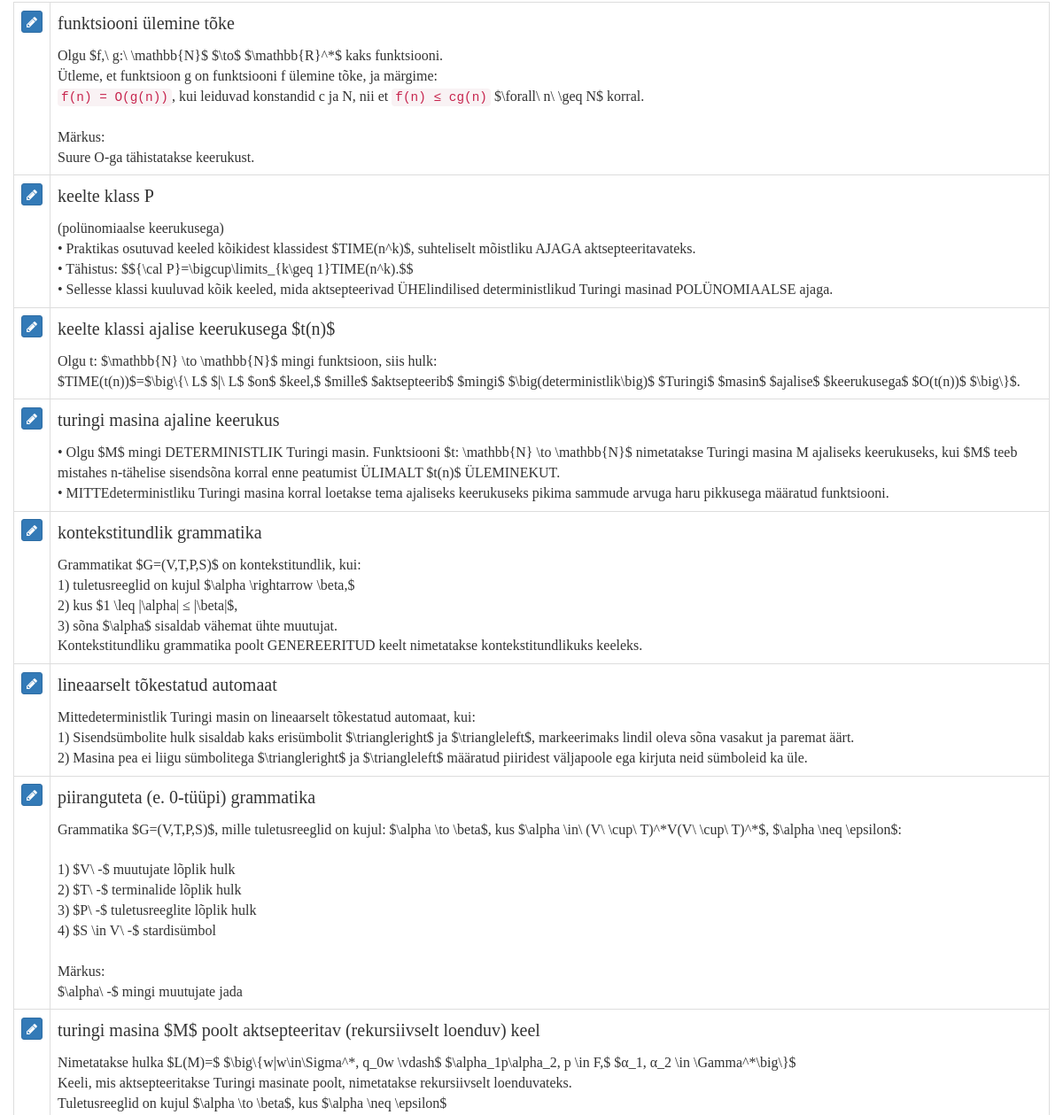
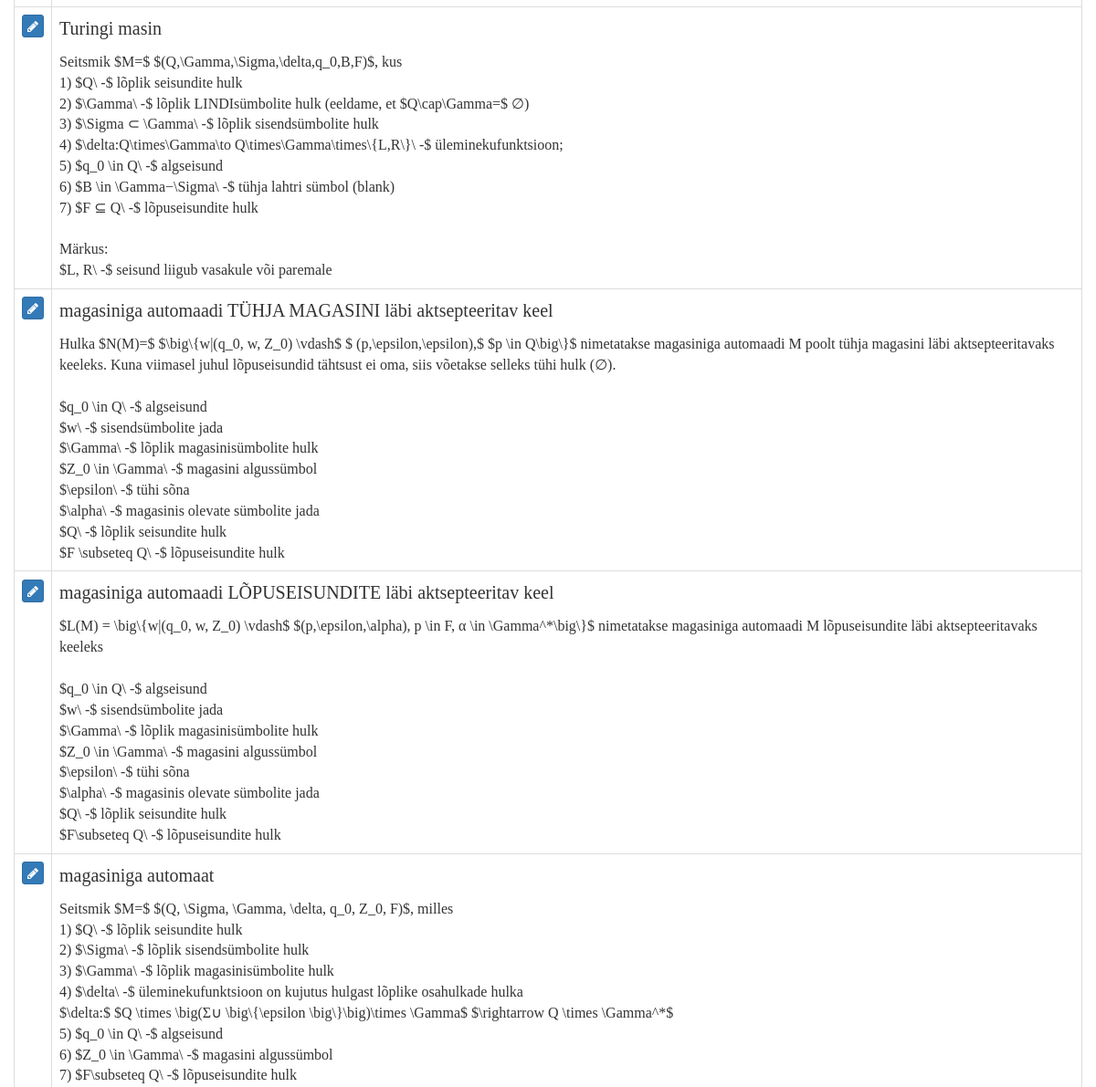
/filter_cards/general (signed in, middle part), run on an earlier commit of the app's database (2 pictures, top to bottom).
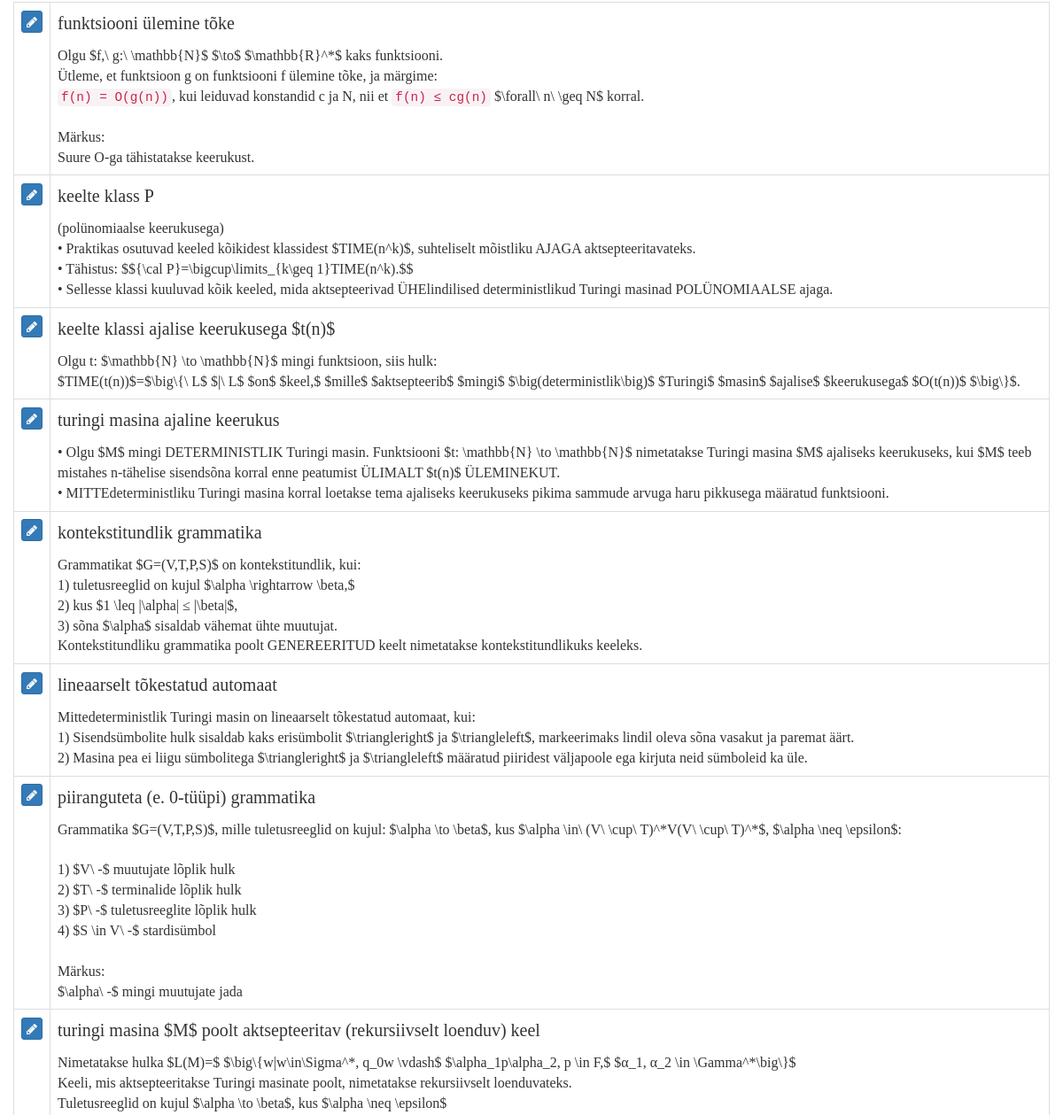
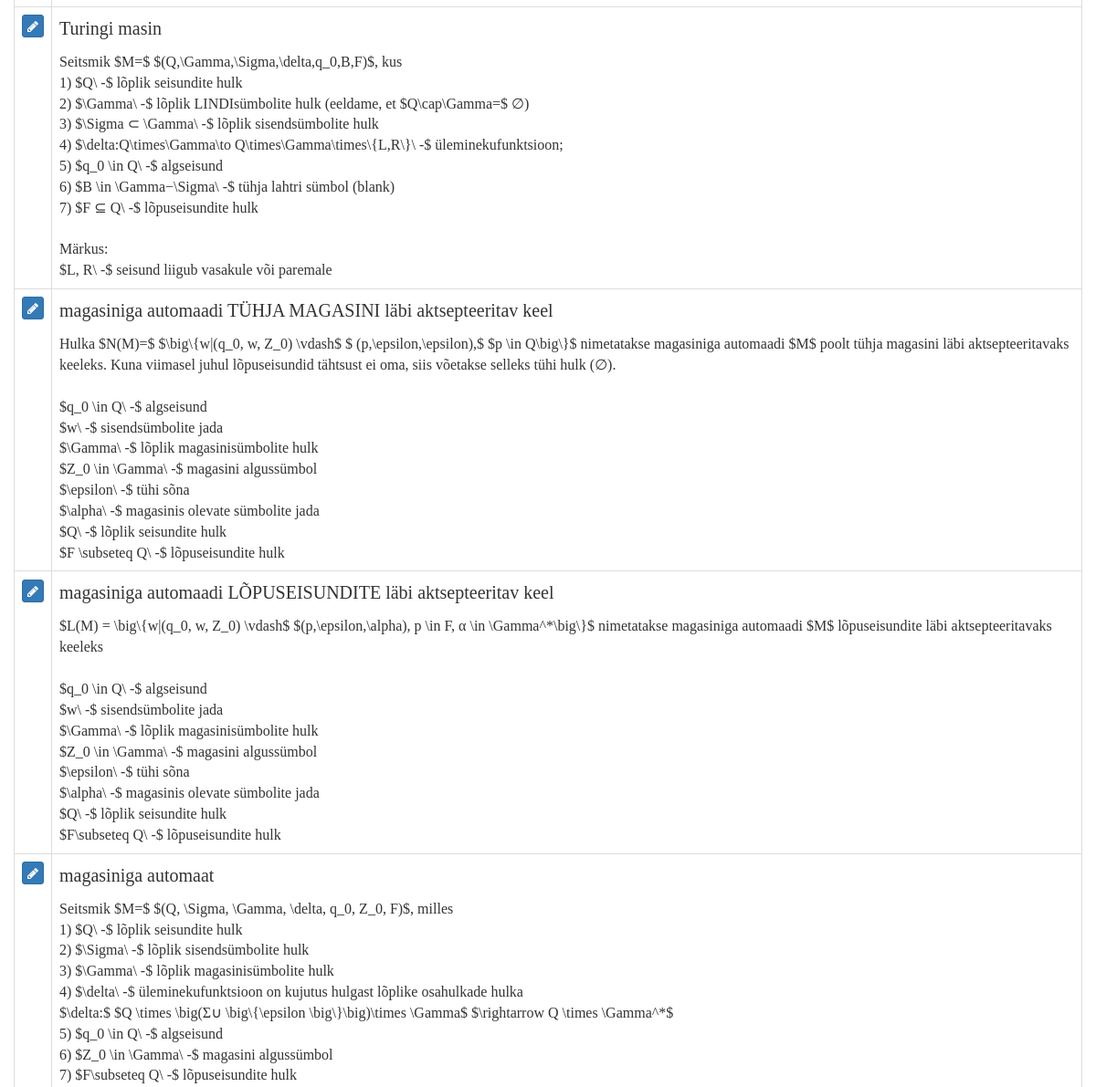
And on a later commit of the database (2 pictures, top to bottom).
### tables this page shows
CREATE TABLE cards (
  id integer primary key autoincrement,
  type tinyint not null, /* 1 for vocab, 2 for code */
  front text not null,
  back text not null,
  known boolean default 0
);

### flash_cards.py (the view)
@app.route('/filter_cards/<filter_name>')
def filter_cards(filter_name):
    if not session.get('logged_in'):
        return redirect(url_for('login'))
    filters = {
        "all": "where 1 = 1",
        "general": "where type = 1",
        "code": "where type = 2",
        "known": "where known = 1",
        "unknown": "where known = 0",
    }
    query = filters.get(filter_name)
    if not query:
        return redirect(url_for('cards'))
    db = get_db()
    fullquery = "SELECT id, type, front, back, known FROM cards " + query + " ORDER BY id DESC"
    cur = db.execute(fullquery)
    cards = cur.fetchall()
    return render_template('cards.html', cards=cards, filter_name=filter_name)

### flash_cards.py (called while the page is built)
def connect_db():
    rv = sqlite3.connect(app.config['DATABASE'])
    rv.row_factory = sqlite3.Row
    return rv

def get_db():
    if not hasattr(g, 'sqlite_db'):
        g.sqlite_db = connect_db()
    return g.sqlite_db

### templates/cards.html (shortened to what this page needs)
{% extends "layout.html" %}
{% block body %}
    <br/>
    <br/>
    <table class="table table-bordered">
        {% for card in cards %}
            <tr>
                <td>
                    <a href="{{ url_for('edit', card_id=card.id) }}" class="btn btn-xs btn-primary"><i
                            class="fa fa-pencil" aria-hidden="true"></i></a>
                </td>
                <td class="cardContent">
                    <h4>
                        {% if card.type == 1 %}
                            {{ card.front }}
                        {% else %}
                            Teoreem:&nbsp;{{ card.front }}
                        {% endif %}
                    </h4>
                    {{ card.back|replace("\n", "<br />")|safe }}
                </td>
            </tr>
        {% else %}
            <tr>
                <td>
                    <em>No cards to show.</em>
                </td>
            </tr>
        {% endfor %}
    </table>
{% endblock %}

### templates/layout.html (shortened to what this page needs)
<!doctype html>
<html>
<head>
    <link href="https://maxcdn.bootstrapcdn.com/font-awesome/4.7.0/css/font-awesome.min.css" rel="stylesheet"
>
    <link rel=stylesheet type=text/css href="{{ url_for('static', filename='bootstrap.min.css') }}"/>
    <link rel=stylesheet type=text/css href="{{ url_for('static', filename='style.css') }}"/>
</head>
<body>
<div class="container">
    <div class="row">
        {% block body %}{% endblock %}
    </div>
</div>
</body>
</html>

### static/style.css (style rules this page uses)
.cardContent, h4 { font-family: Georgia, "Times New Roman", Times, serif; }
.cardContent h4 { margin-top: 0; }

What changed in the data, as far as the page shows it:
changed cards "turingi masina ajaline keerukus": back "…\\mathbb{N}$ nimetatakse Turingi masina M ajaliseks keerukuseks, kui $M$…" → "…\\mathbb{N}$ nimetatakse Turingi masina $M$ ajaliseks keerukuseks, kui $M$…"
changed cards "magasiniga automaadi TÜHJA MAGASINI läbi aktsepteeritav keel": back "…Q\\big\\}$ nimetatakse magasiniga automaadi M poolt tühja magasini läbi…" → "…Q\\big\\}$ nimetatakse magasiniga automaadi $M$ poolt tühja magasini läbi…"
changed cards "magasiniga automaadi LÕPUSEISUNDITE läbi aktsepteeritav keel": back "…\\Gamma^*\\big\\}$ nimetatakse magasiniga automaadi M lõpuseisundite läbi aktsepteeritavaks keeleks…" → "…\\Gamma^*\\big\\}$ nimetatakse magasiniga automaadi $M$ lõpuseisundite läbi aktsepteeritavaks keeleks…"
